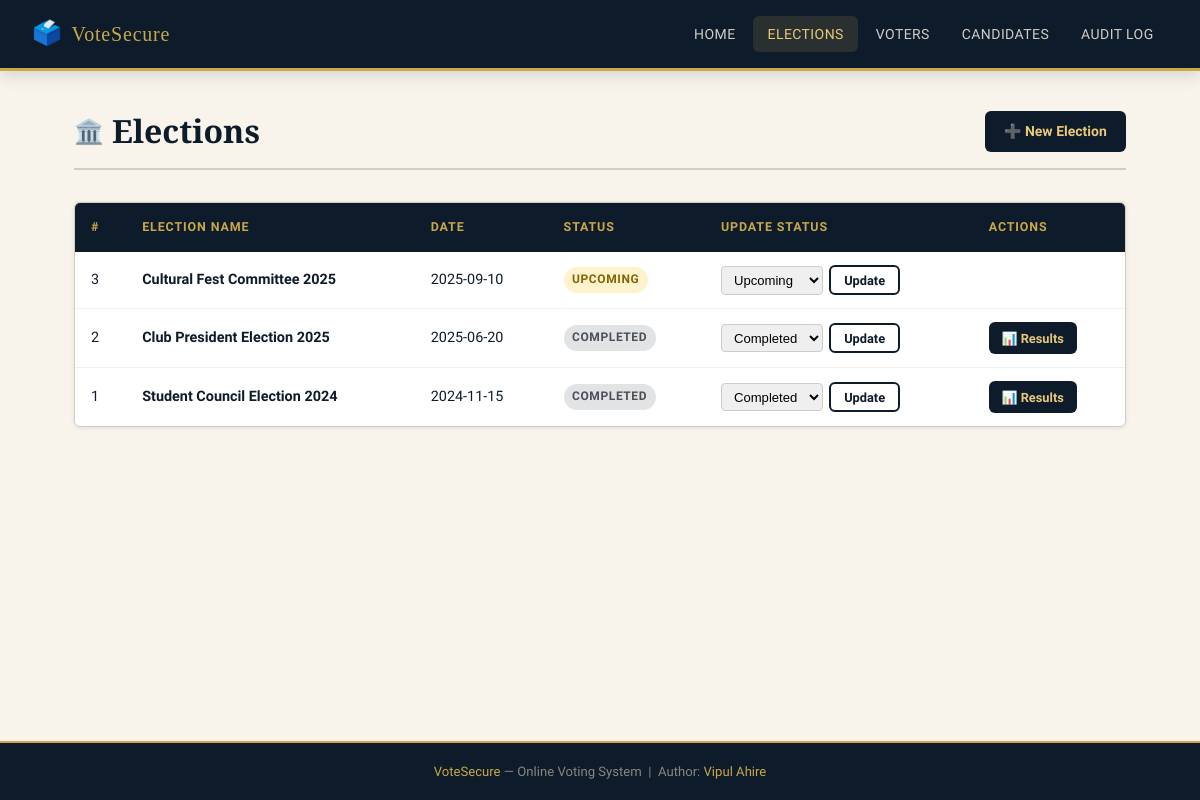
/elections, run on the app's committed database.
### tables this page shows
CREATE TABLE elections (
            id      INTEGER PRIMARY KEY AUTOINCREMENT,
            name    TEXT    NOT NULL,
            date    TEXT    NOT NULL,
            status  TEXT    NOT NULL DEFAULT 'upcoming'
                            CHECK(status IN ('upcoming','active','completed'))
        );

### app.py (the view)
@app.route("/elections")
def elections():
    all_elections = query_db("SELECT * FROM elections ORDER BY date DESC")
    return render_template("elections.html", elections=all_elections)

### app.py (called while the page is built)
def get_db():
    if "db" not in g:
        g.db = sqlite3.connect(DATABASE)
        g.db.row_factory = sqlite3.Row
        g.db.execute("PRAGMA foreign_keys = ON")
    return g.db

def query_db(sql, args=(), one=False):
    cur = get_db().execute(sql, args)
    rows = cur.fetchall()
    return (rows[0] if rows else None) if one else rows

### templates/elections.html (shortened to what this page needs)
{% extends "base.html" %}
{% block content %}
<div class="page-header">
  <h1><span class="icon">🏛️</span> Elections</h1>
  <a href="{{ url_for('add_election') }}" class="btn btn-primary">➕ New Election</a>
</div>
{% if elections %}
<div class="card">
  <div class="card-body" style="padding:0;">
    <div class="table-wrapper">
      <table>
        <thead>
          <tr>
            <th>#</th>
            <th>Election Name</th>
            <th>Date</th>
            <th>Status</th>
            <th>Update Status</th>
            <th>Actions</th>
          </tr>
        </thead>
        <tbody>
          {% for e in elections %}
          <tr>
            <td>{{ e.id }}</td>
            <td><strong>{{ e.name }}</strong></td>
            <td>{{ e.date }}</td>
            <td><span class="badge badge-{{ e.status }}">{{ e.status }}</span></td>
            <td>
              <form method="POST" action="{{ url_for('update_election_status', election_id=e.id) }}" style="display:flex;gap:.4rem;align-items:center;">
                <select name="status" style="padding:.3rem .5rem;font-size:.82rem;border:1px solid var(--grey-300);border-radius:4px;">
                  <option value="upcoming"  {% if e.status=='upcoming'  %}selected{% endif %}>Upcoming</option>
                  <option value="completed" {% if e.status=='completed' %}selected{% endif %}>Completed</option>
                </select>
                <button type="submit" class="btn btn-outline btn-sm">Update</button>
              </form>
            </td>
            <td>
              <div class="flex gap-1 flex-wrap">
                {% if e.status == 'completed' %}
                  <a href="{{ url_for('results', election_id=e.id) }}" class="btn btn-primary btn-sm">📊 Results</a>
                {% endif %}
              </div>
            </td>
          </tr>
          {% endfor %}
        </tbody>
      </table>
    </div>
  </div>
</div>
{% else %}
<div class="empty-state">
  <div class="empty-icon">🏛️</div>
  <p>No elections have been created yet.</p>
  <a href="{{ url_for('add_election') }}" class="btn btn-primary">Create First Election</a>
</div>
{% endif %}
{% endblock %}

### static/style.css (style rules this page uses)
:root { --navy: #0d1b2a; --navy-mid: #1b2e44; --navy-light: #243b55; --gold: #c9a84c; --gold-light: #e8c97a; --cream: #f8f4ec; --white: #ffffff; --grey-100: #f1f0ee; --grey-300: #d0cdc7; --grey-500: #8a877f; --success: #2d7a4f; --error: #9b2226; --warning: #b5621b; --radius: 6px; --shadow-sm: 0 1px 4px rgba(13,27,42,.10); --shadow-md: 0 4px 16px rgba(13,27,42,.15); --shadow-lg: 0 8px 32px rgba(13,27,42,.20); --transition: .2s ease; }
*, *::before, *::after { box-sizing: border-box; margin: 0; padding: 0; }
html { scroll-behavior: smooth; }
body { font-family: 'Source Sans 3', sans-serif; font-weight: 400; font-size: 16px; line-height: 1.65; background: var(--cream); color: var(--navy); min-height: 100vh; display: flex; flex-direction: column; }
h1, h2, h3, h4 { font-family: 'Playfair Display', serif; line-height: 1.25; color: var(--navy); }
h1 { font-size: 2rem; }
a { color: var(--gold); text-decoration: none; transition: color var(--transition); }
.page-header { display: flex; align-items: flex-start; justify-content: space-between; flex-wrap: wrap; gap: 1rem; margin-bottom: 2rem; padding-bottom: 1rem; border-bottom: 2px solid var(--grey-300); }
.page-header h1 { display: flex; align-items: center; gap: .5rem; }
.page-header h1 .icon { font-size: 1.5rem; }
.card { background: var(--white); border-radius: var(--radius); box-shadow: var(--shadow-sm); border: 1px solid var(--grey-300); overflow: hidden; transition: box-shadow var(--transition); }
.card-body { padding: 1.3rem; }
.table-wrapper { overflow-x: auto; }
table { width: 100%; border-collapse: collapse; font-size: .9rem; }
thead { background: var(--navy); }
thead th { color: var(--gold); font-family: 'Source Sans 3', sans-serif; font-weight: 600; text-transform: uppercase; font-size: .78rem; letter-spacing: .07em; padding: .9rem 1rem; text-align: left; }
tbody tr { border-bottom: 1px solid var(--grey-100); transition: background var(--transition); }
tbody td { padding: .8rem 1rem; vertical-align: middle; }
tbody tr:last-child { border-bottom: none; }
.badge { display: inline-block; padding: .25em .7em; border-radius: 20px; font-size: .75rem; font-weight: 600; text-transform: uppercase; letter-spacing: .05em; }
.badge-upcoming { background: #fff3cd; color: #856404; }
.badge-completed { background: #e2e3e5; color: #495057; }
.btn { display: inline-flex; align-items: center; gap: .4rem; padding: .55rem 1.2rem; border: none; border-radius: var(--radius); font-family: 'Source Sans 3', sans-serif; font-size: .875rem; font-weight: 600; cursor: pointer; text-decoration: none; transition: all var(--transition); white-space: nowrap; }
.btn-primary { background: var(--navy); color: var(--gold-light); }
.btn-outline { background: transparent; border: 2px solid var(--navy); color: var(--navy); }
.btn-sm { padding: .35rem .8rem; font-size: .8rem; }
.flex { display: flex; }
.gap-1 { gap: .5rem; }
.flex-wrap { flex-wrap: wrap; }

### data on the page
elections: id "3", name "Cultural Fest Committee 2025", date "2025-09-10", status "UPCOMING", status "Upcoming"
elections: id "2", name "Club President Election 2025", date "2025-06-20", status "COMPLETED", status "Completed"
elections: id "1", name "Student Council Election 2024", date "2024-11-15", status "COMPLETED", status "Completed"
